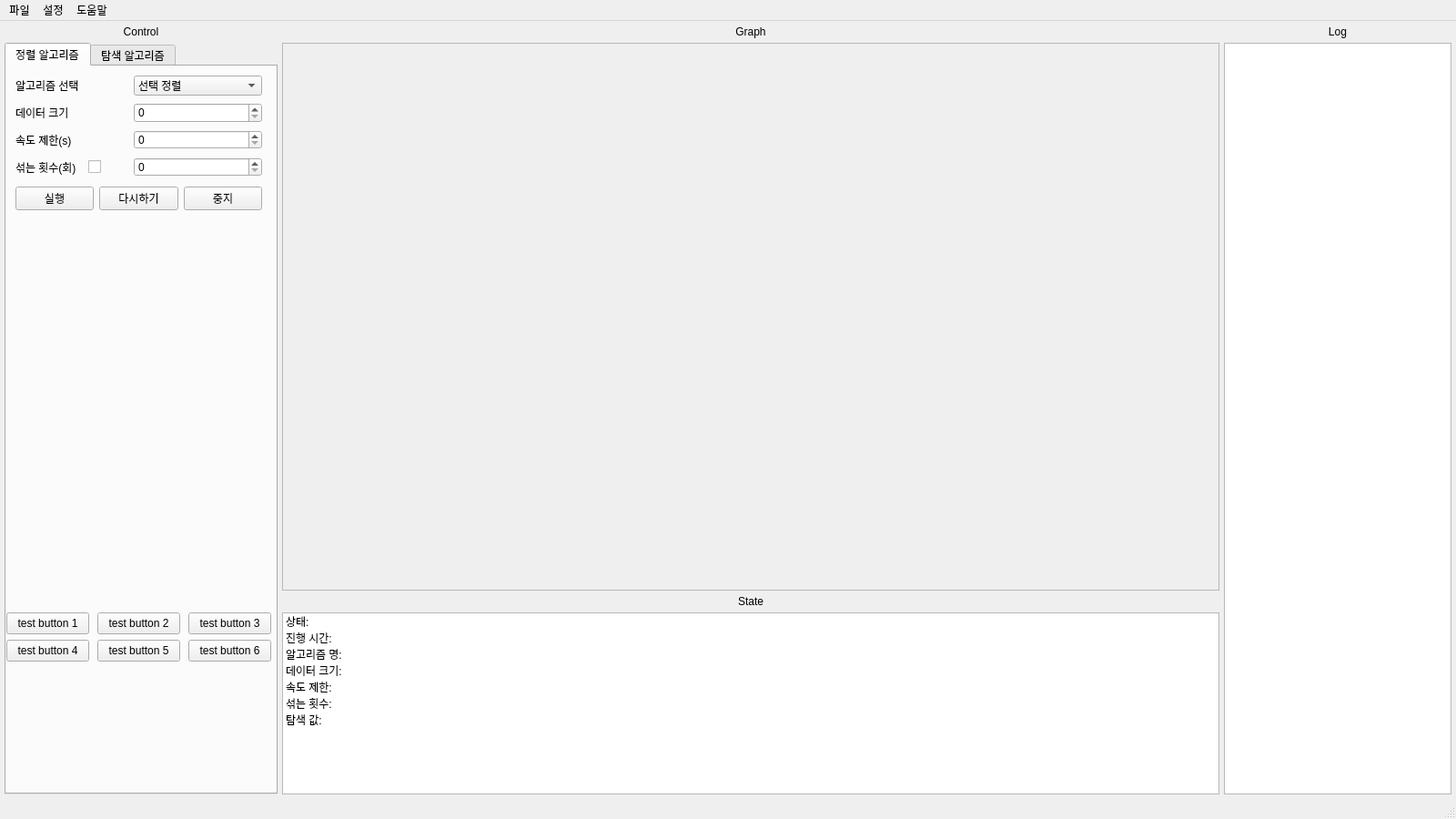
<?xml version="1.0" encoding="UTF-8"?>
<ui version="4.0">
 <class>MainWindow</class>
 <widget class="QMainWindow" name="MainWindow">
  <property name="geometry">
   <rect>
    <x>0</x>
    <y>0</y>
    <width>1600</width>
    <height>900</height>
   </rect>
  </property>
  <property name="windowTitle">
   <string>MainWindow</string>
  </property>
  <widget class="QWidget" name="centralwidget">
   <layout class="QGridLayout" name="gridLayout" rowstretch="0,0,0,0">
    <property name="leftMargin">
     <number>5</number>
    </property>
    <property name="topMargin">
     <number>5</number>
    </property>
    <property name="rightMargin">
     <number>5</number>
    </property>
    <property name="bottomMargin">
     <number>5</number>
    </property>
    <property name="spacing">
     <number>5</number>
    </property>
    <item row="3" column="1" colspan="2">
     <widget class="QListWidget" name="listWidgetState">
      <property name="sizePolicy">
       <sizepolicy hsizetype="Expanding" vsizetype="Fixed">
        <horstretch>0</horstretch>
        <verstretch>0</verstretch>
       </sizepolicy>
      </property>
      <property name="minimumSize">
       <size>
        <width>0</width>
        <height>200</height>
       </size>
      </property>
      <property name="frameShape">
       <enum>QFrame::StyledPanel</enum>
      </property>
      <property name="frameShadow">
       <enum>QFrame::Plain</enum>
      </property>
      <item>
       <property name="text">
        <string>상태: </string>
       </property>
      </item>
      <item>
       <property name="text">
        <string>진행 시간: </string>
       </property>
      </item>
      <item>
       <property name="text">
        <string>알고리즘 명: </string>
       </property>
      </item>
      <item>
       <property name="text">
        <string>데이터 크기: </string>
       </property>
      </item>
      <item>
       <property name="text">
        <string>속도 제한:</string>
       </property>
      </item>
      <item>
       <property name="text">
        <string>섞는 횟수: </string>
       </property>
      </item>
      <item>
       <property name="text">
        <string>탐색 값: </string>
       </property>
      </item>
     </widget>
    </item>
    <item row="2" column="1" colspan="2">
     <widget class="QLabel" name="label_12">
      <property name="sizePolicy">
       <sizepolicy hsizetype="Preferred" vsizetype="Fixed">
        <horstretch>0</horstretch>
        <verstretch>0</verstretch>
       </sizepolicy>
      </property>
      <property name="text">
       <string>State</string>
      </property>
      <property name="alignment">
       <set>Qt::AlignCenter</set>
      </property>
     </widget>
    </item>
    <item row="0" column="0">
     <widget class="QLabel" name="label_5">
      <property name="sizePolicy">
       <sizepolicy hsizetype="Preferred" vsizetype="Fixed">
        <horstretch>0</horstretch>
        <verstretch>0</verstretch>
       </sizepolicy>
      </property>
      <property name="autoFillBackground">
       <bool>false</bool>
      </property>
      <property name="text">
       <string>Control</string>
      </property>
      <property name="alignment">
       <set>Qt::AlignCenter</set>
      </property>
     </widget>
    </item>
    <item row="1" column="1" colspan="2">
     <widget class="QFrame" name="frameGraph">
      <property name="sizePolicy">
       <sizepolicy hsizetype="Expanding" vsizetype="Expanding">
        <horstretch>0</horstretch>
        <verstretch>0</verstretch>
       </sizepolicy>
      </property>
      <property name="minimumSize">
       <size>
        <width>300</width>
        <height>300</height>
       </size>
      </property>
      <property name="frameShape">
       <enum>QFrame::StyledPanel</enum>
      </property>
      <property name="frameShadow">
       <enum>QFrame::Plain</enum>
      </property>
      <layout class="QVBoxLayout" name="verticalLayout_6">
       <property name="spacing">
        <number>0</number>
       </property>
       <property name="leftMargin">
        <number>0</number>
       </property>
       <property name="topMargin">
        <number>0</number>
       </property>
       <property name="rightMargin">
        <number>0</number>
       </property>
       <property name="bottomMargin">
        <number>0</number>
       </property>
       <item>
        <layout class="QVBoxLayout" name="verticalLayoutGraph"/>
       </item>
      </layout>
     </widget>
    </item>
    <item row="1" column="3" rowspan="3">
     <widget class="QListWidget" name="listWidgetLog">
      <property name="sizePolicy">
       <sizepolicy hsizetype="Fixed" vsizetype="Expanding">
        <horstretch>0</horstretch>
        <verstretch>0</verstretch>
       </sizepolicy>
      </property>
      <property name="minimumSize">
       <size>
        <width>250</width>
        <height>0</height>
       </size>
      </property>
      <property name="maximumSize">
       <size>
        <width>250</width>
        <height>16777215</height>
       </size>
      </property>
      <property name="frameShape">
       <enum>QFrame::StyledPanel</enum>
      </property>
      <property name="frameShadow">
       <enum>QFrame::Plain</enum>
      </property>
      <property name="verticalScrollMode">
       <enum>QAbstractItemView::ScrollPerItem</enum>
      </property>
     </widget>
    </item>
    <item row="0" column="1" colspan="2">
     <widget class="QLabel" name="label_11">
      <property name="sizePolicy">
       <sizepolicy hsizetype="Preferred" vsizetype="Fixed">
        <horstretch>0</horstretch>
        <verstretch>0</verstretch>
       </sizepolicy>
      </property>
      <property name="text">
       <string>Graph</string>
      </property>
      <property name="alignment">
       <set>Qt::AlignCenter</set>
      </property>
     </widget>
    </item>
    <item row="1" column="0" rowspan="3">
     <widget class="QTabWidget" name="tabWidgetControl">
      <property name="sizePolicy">
       <sizepolicy hsizetype="Fixed" vsizetype="Expanding">
        <horstretch>0</horstretch>
        <verstretch>0</verstretch>
       </sizepolicy>
      </property>
      <property name="minimumSize">
       <size>
        <width>300</width>
        <height>0</height>
       </size>
      </property>
      <property name="maximumSize">
       <size>
        <width>300</width>
        <height>16777215</height>
       </size>
      </property>
      <property name="tabShape">
       <enum>QTabWidget::Rounded</enum>
      </property>
      <property name="currentIndex">
       <number>0</number>
      </property>
      <widget class="QWidget" name="tabSort">
       <attribute name="title">
        <string>정렬 알고리즘</string>
       </attribute>
       <widget class="QComboBox" name="comboBox">
        <property name="geometry">
         <rect>
          <x>140</x>
          <y>10</y>
          <width>141</width>
          <height>22</height>
         </rect>
        </property>
        <item>
         <property name="text">
          <string>선택 정렬</string>
         </property>
        </item>
        <item>
         <property name="text">
          <string>버블 정렬</string>
         </property>
        </item>
        <item>
         <property name="text">
          <string>삽입 정렬</string>
         </property>
        </item>
        <item>
         <property name="text">
          <string>병합 정렬</string>
         </property>
        </item>
        <item>
         <property name="text">
          <string>퀵 정렬</string>
         </property>
        </item>
        <item>
         <property name="text">
          <string>힙 정렬</string>
         </property>
        </item>
       </widget>
       <widget class="QLabel" name="label">
        <property name="geometry">
         <rect>
          <x>10</x>
          <y>10</y>
          <width>121</width>
          <height>21</height>
         </rect>
        </property>
        <property name="text">
         <string>알고리즘 선택</string>
        </property>
       </widget>
       <widget class="QLabel" name="label_2">
        <property name="geometry">
         <rect>
          <x>10</x>
          <y>40</y>
          <width>121</width>
          <height>21</height>
         </rect>
        </property>
        <property name="text">
         <string>데이터 크기</string>
        </property>
       </widget>
       <widget class="QLabel" name="label_3">
        <property name="geometry">
         <rect>
          <x>10</x>
          <y>100</y>
          <width>81</width>
          <height>21</height>
         </rect>
        </property>
        <property name="text">
         <string>섞는 횟수(회)</string>
        </property>
       </widget>
       <widget class="QLabel" name="label_4">
        <property name="geometry">
         <rect>
          <x>10</x>
          <y>70</y>
          <width>121</width>
          <height>21</height>
         </rect>
        </property>
        <property name="text">
         <string>속도 제한(s)</string>
        </property>
       </widget>
       <widget class="QSpinBox" name="spinBox">
        <property name="geometry">
         <rect>
          <x>140</x>
          <y>40</y>
          <width>141</width>
          <height>22</height>
         </rect>
        </property>
       </widget>
       <widget class="QSpinBox" name="spinBox_2">
        <property name="geometry">
         <rect>
          <x>140</x>
          <y>100</y>
          <width>141</width>
          <height>21</height>
         </rect>
        </property>
       </widget>
       <widget class="QSpinBox" name="spinBox_3">
        <property name="geometry">
         <rect>
          <x>140</x>
          <y>70</y>
          <width>141</width>
          <height>21</height>
         </rect>
        </property>
       </widget>
       <widget class="QCheckBox" name="checkBox">
        <property name="geometry">
         <rect>
          <x>90</x>
          <y>100</y>
          <width>21</width>
          <height>21</height>
         </rect>
        </property>
        <property name="toolTip">
         <string>&lt;html&gt;&lt;head/&gt;&lt;body&gt;&lt;p&gt;섞는 모션 보이기&lt;/p&gt;&lt;/body&gt;&lt;/html&gt;</string>
        </property>
        <property name="text">
         <string/>
        </property>
       </widget>
       <widget class="QWidget" name="horizontalLayoutWidget">
        <property name="geometry">
         <rect>
          <x>10</x>
          <y>130</y>
          <width>271</width>
          <height>31</height>
         </rect>
        </property>
        <layout class="QHBoxLayout" name="horizontalLayout_2">
         <item>
          <widget class="QPushButton" name="pushButton">
           <property name="text">
            <string>실행</string>
           </property>
          </widget>
         </item>
         <item>
          <widget class="QPushButton" name="pushButton_2">
           <property name="text">
            <string>다시하기</string>
           </property>
          </widget>
         </item>
         <item>
          <widget class="QPushButton" name="pushButton_3">
           <property name="text">
            <string>중지</string>
           </property>
          </widget>
         </item>
        </layout>
       </widget>
       <widget class="QPushButton" name="testButton1">
        <property name="geometry">
         <rect>
          <x>0</x>
          <y>600</y>
          <width>91</width>
          <height>24</height>
         </rect>
        </property>
        <property name="text">
         <string>test button 1</string>
        </property>
       </widget>
       <widget class="QPushButton" name="testButton2">
        <property name="geometry">
         <rect>
          <x>100</x>
          <y>600</y>
          <width>91</width>
          <height>24</height>
         </rect>
        </property>
        <property name="text">
         <string>test button 2</string>
        </property>
       </widget>
       <widget class="QPushButton" name="testButton3">
        <property name="geometry">
         <rect>
          <x>200</x>
          <y>600</y>
          <width>91</width>
          <height>24</height>
         </rect>
        </property>
        <property name="text">
         <string>test button 3</string>
        </property>
       </widget>
       <widget class="QPushButton" name="testButton6">
        <property name="geometry">
         <rect>
          <x>200</x>
          <y>630</y>
          <width>91</width>
          <height>24</height>
         </rect>
        </property>
        <property name="text">
         <string>test button 6</string>
        </property>
       </widget>
       <widget class="QPushButton" name="testButton5">
        <property name="geometry">
         <rect>
          <x>100</x>
          <y>630</y>
          <width>91</width>
          <height>24</height>
         </rect>
        </property>
        <property name="text">
         <string>test button 5</string>
        </property>
       </widget>
       <widget class="QPushButton" name="testButton4">
        <property name="geometry">
         <rect>
          <x>0</x>
          <y>630</y>
          <width>91</width>
          <height>24</height>
         </rect>
        </property>
        <property name="text">
         <string>test button 4</string>
        </property>
       </widget>
      </widget>
      <widget class="QWidget" name="tabSearch">
       <attribute name="title">
        <string>탐색 알고리즘</string>
       </attribute>
       <widget class="QLabel" name="label_7">
        <property name="geometry">
         <rect>
          <x>10</x>
          <y>10</y>
          <width>121</width>
          <height>21</height>
         </rect>
        </property>
        <property name="text">
         <string>알고리즘 선택</string>
        </property>
       </widget>
       <widget class="QLabel" name="label_8">
        <property name="geometry">
         <rect>
          <x>10</x>
          <y>70</y>
          <width>121</width>
          <height>21</height>
         </rect>
        </property>
        <property name="text">
         <string>속도 제한(s)</string>
        </property>
       </widget>
       <widget class="QComboBox" name="comboBox_2">
        <property name="geometry">
         <rect>
          <x>140</x>
          <y>10</y>
          <width>141</width>
          <height>22</height>
         </rect>
        </property>
        <item>
         <property name="text">
          <string>선택 정렬</string>
         </property>
        </item>
        <item>
         <property name="text">
          <string>버블 정렬</string>
         </property>
        </item>
        <item>
         <property name="text">
          <string>삽입 정렬</string>
         </property>
        </item>
        <item>
         <property name="text">
          <string>병합 정렬</string>
         </property>
        </item>
        <item>
         <property name="text">
          <string>퀵 정렬</string>
         </property>
        </item>
        <item>
         <property name="text">
          <string>힙 정렬</string>
         </property>
        </item>
       </widget>
       <widget class="QSpinBox" name="spinBox_4">
        <property name="geometry">
         <rect>
          <x>140</x>
          <y>70</y>
          <width>141</width>
          <height>21</height>
         </rect>
        </property>
       </widget>
       <widget class="QLabel" name="label_9">
        <property name="geometry">
         <rect>
          <x>10</x>
          <y>40</y>
          <width>121</width>
          <height>21</height>
         </rect>
        </property>
        <property name="text">
         <string>데이터 크기</string>
        </property>
       </widget>
       <widget class="QSpinBox" name="spinBox_5">
        <property name="geometry">
         <rect>
          <x>140</x>
          <y>40</y>
          <width>141</width>
          <height>22</height>
         </rect>
        </property>
       </widget>
       <widget class="QLabel" name="label_10">
        <property name="geometry">
         <rect>
          <x>10</x>
          <y>100</y>
          <width>41</width>
          <height>21</height>
         </rect>
        </property>
        <property name="text">
         <string>탐색 값</string>
        </property>
       </widget>
       <widget class="QSpinBox" name="spinBox_6">
        <property name="geometry">
         <rect>
          <x>140</x>
          <y>100</y>
          <width>141</width>
          <height>21</height>
         </rect>
        </property>
       </widget>
       <widget class="QCheckBox" name="checkBox_2">
        <property name="geometry">
         <rect>
          <x>60</x>
          <y>100</y>
          <width>21</width>
          <height>21</height>
         </rect>
        </property>
        <property name="toolTip">
         <string>&lt;html&gt;&lt;head/&gt;&lt;body&gt;&lt;p&gt;해제 시 랜덤 값&lt;/p&gt;&lt;/body&gt;&lt;/html&gt;</string>
        </property>
        <property name="text">
         <string/>
        </property>
       </widget>
       <widget class="QWidget" name="horizontalLayoutWidget_2">
        <property name="geometry">
         <rect>
          <x>10</x>
          <y>130</y>
          <width>271</width>
          <height>31</height>
         </rect>
        </property>
        <layout class="QHBoxLayout" name="horizontalLayout_3">
         <item>
          <widget class="QPushButton" name="pushButton_5">
           <property name="text">
            <string>실행</string>
           </property>
          </widget>
         </item>
         <item>
          <widget class="QPushButton" name="pushButton_4">
           <property name="text">
            <string>다시하기</string>
           </property>
          </widget>
         </item>
         <item>
          <widget class="QPushButton" name="pushButton_6">
           <property name="text">
            <string>중지</string>
           </property>
          </widget>
         </item>
        </layout>
       </widget>
      </widget>
     </widget>
    </item>
    <item row="0" column="3">
     <widget class="QLabel" name="label_6">
      <property name="sizePolicy">
       <sizepolicy hsizetype="Preferred" vsizetype="Fixed">
        <horstretch>0</horstretch>
        <verstretch>0</verstretch>
       </sizepolicy>
      </property>
      <property name="text">
       <string>Log</string>
      </property>
      <property name="alignment">
       <set>Qt::AlignCenter</set>
      </property>
     </widget>
    </item>
   </layout>
  </widget>
  <widget class="QMenuBar" name="menubar">
   <property name="geometry">
    <rect>
     <x>0</x>
     <y>0</y>
     <width>1600</width>
     <height>22</height>
    </rect>
   </property>
   <widget class="QMenu" name="menu">
    <property name="title">
     <string>파일</string>
    </property>
    <addaction name="separator"/>
    <addaction name="actionExit"/>
   </widget>
   <widget class="QMenu" name="menu_2">
    <property name="title">
     <string>설정</string>
    </property>
    <addaction name="actionfps_set"/>
   </widget>
   <widget class="QMenu" name="menu_3">
    <property name="title">
     <string>도움말</string>
    </property>
   </widget>
   <addaction name="menu"/>
   <addaction name="menu_2"/>
   <addaction name="menu_3"/>
  </widget>
  <widget class="QStatusBar" name="statusbar"/>
  <action name="actionExit">
   <property name="text">
    <string>끝내기</string>
   </property>
   <property name="iconVisibleInMenu">
    <bool>true</bool>
   </property>
  </action>
  <action name="actionfps_set">
   <property name="text">
    <string>fps set</string>
   </property>
  </action>
 </widget>
 <resources/>
 <connections/>
</ui>
